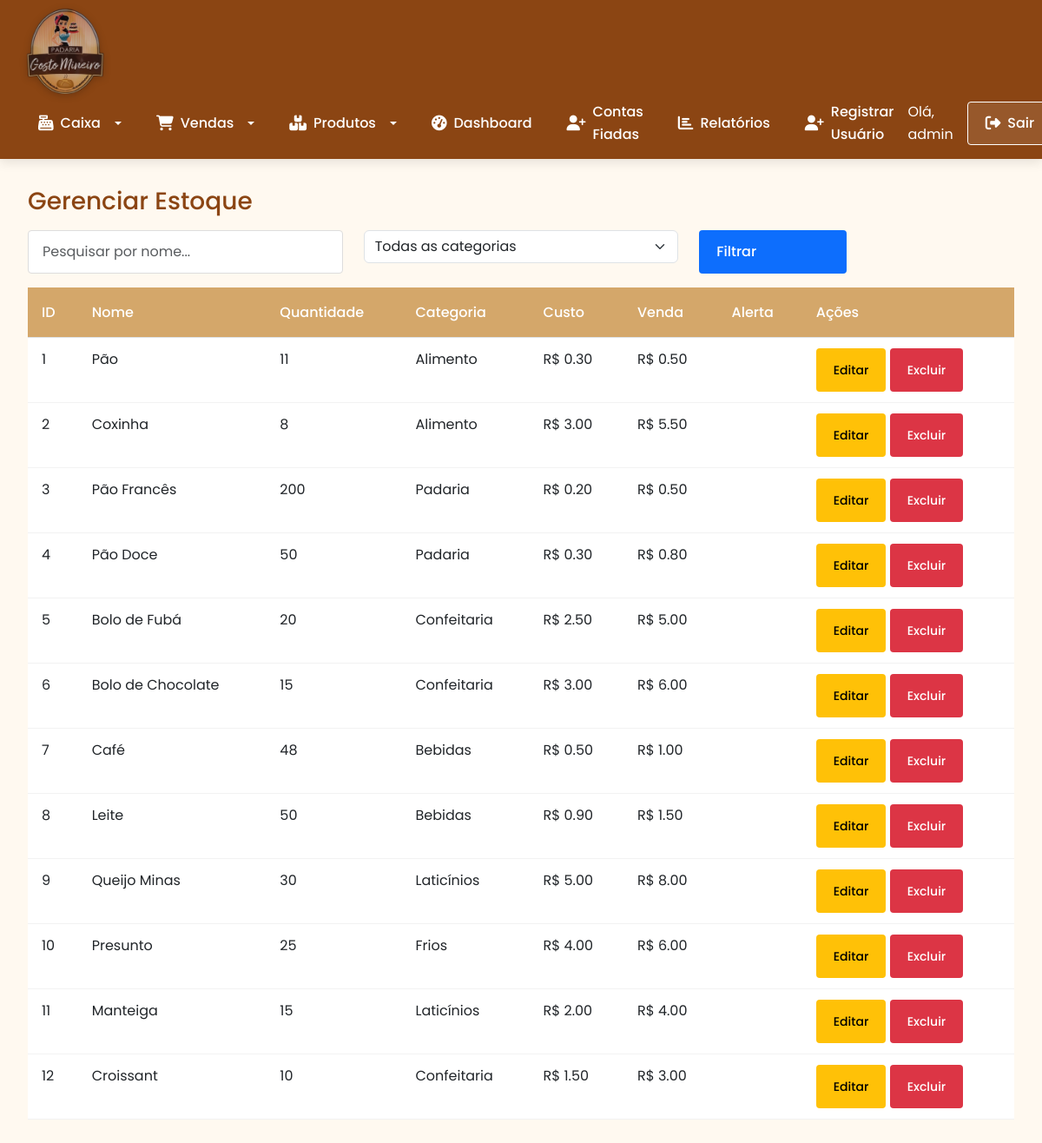
The page /estoque (signed in) on the database as committed earlier.
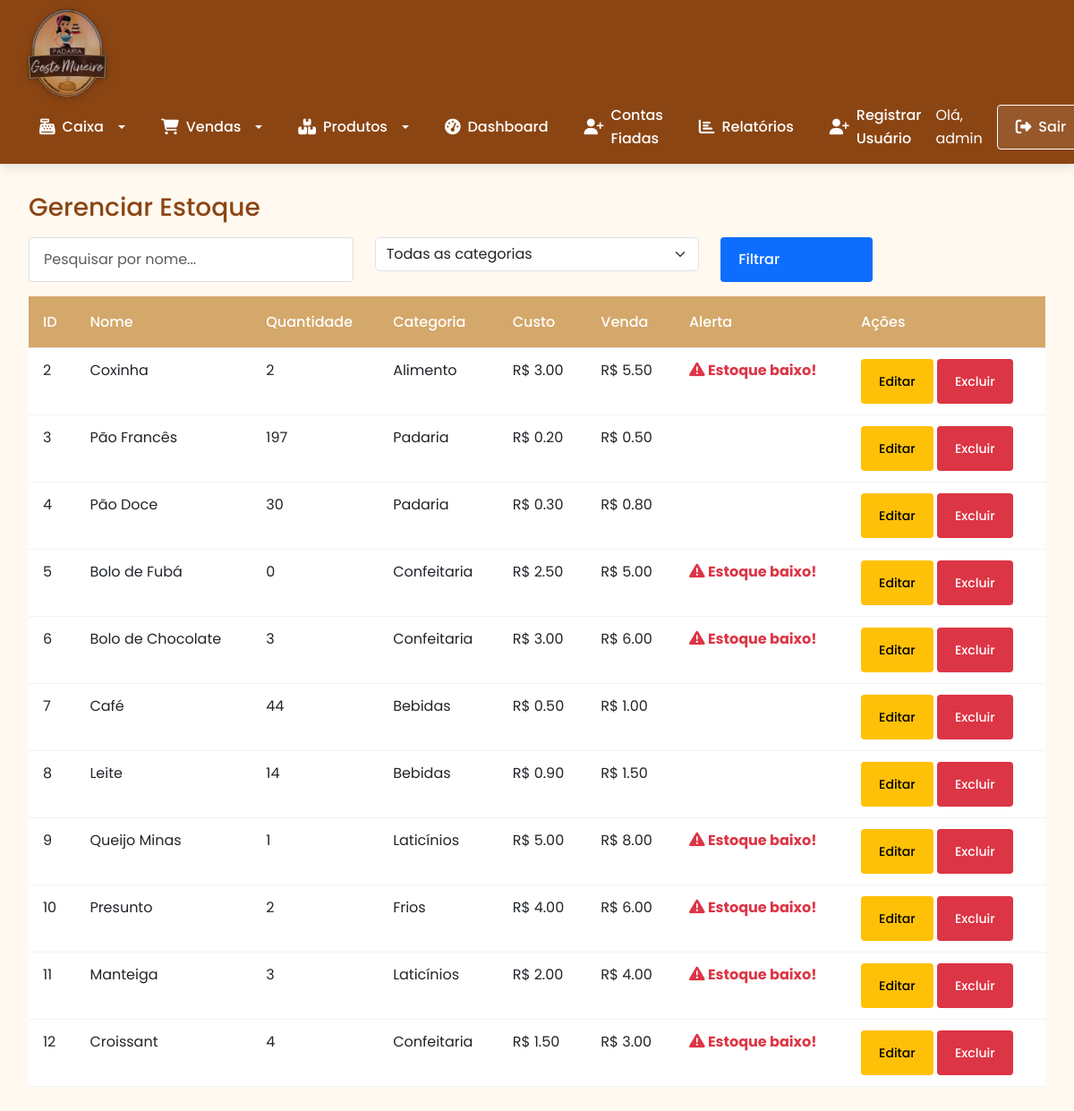
The same page on the database as committed later.
### tables this page shows
CREATE TABLE usuarios (
    id INTEGER PRIMARY KEY AUTOINCREMENT,
    nome TEXT NOT NULL,
    senha TEXT NOT NULL,
    tipo TEXT DEFAULT 'usuario' -- adm ou usuario
);

CREATE TABLE itens (
    id INTEGER PRIMARY KEY AUTOINCREMENT,
    nome TEXT NOT NULL,
    quantidade INTEGER NOT NULL,
    categoria TEXT NOT NULL,
    custo REAL NOT NULL,
    venda REAL NOT NULL
);

### app.py (the view)
@app.route('/estoque', methods=['GET'])
@login_required
def estoque():
    pesquisa = request.args.get('pesquisa', '')
    categoria = request.args.get('categoria', '')
    query = 'SELECT * FROM itens WHERE 1=1'
    params = []
    if pesquisa:
        query += ' AND nome LIKE ?'
        params.append(f'%{pesquisa}%')
    if categoria:
        query += ' AND categoria = ?'
        params.append(categoria)
    db = get_db()
    cur = db.execute(query, params)
    itens = cur.fetchall()
    categorias = db.execute('SELECT DISTINCT categoria FROM itens').fetchall()
    return render_template('estoque.html', itens=itens, categorias=categorias)

### app.py (called while the page is built)
@app.before_request
def make_session_permanent():
    session.permanent = True  # Ativa expiração da sessão

@login_manager.user_loader
def load_user(user_id):
    db = get_db()
    cur = db.execute('SELECT * FROM usuarios WHERE id = ?', (user_id,))
    user = cur.fetchone()
    if user:
        return User(user[0], user[1], user[3])
    return None

### database.py (called while the page is built)
def get_db():
    db = getattr(g, '_database', None)
    if db is None:
        db = g._databse = sqlite3.connect(DATABASE)
        db.row_factory = sqlite3.Row
    return db

def close_connection(exception):
    db = getattr(g, '_database', None)
    if db is not None:
        db.close()

### templates/estoque.html (shortened to what this page needs)
{% extends "base.html" %}
{% block content %}
<h3>Gerenciar Estoque</h3>
<form method="GET" class="mb-3">
    <div class="row">
        <div class="col-md-4">
            <input type="text" name="pesquisa" class="form-control" placeholder="Pesquisar por nome...">
        </div>
        <div class="col-md-4">
            <select name="categoria" class="form-select">
                <option value="">Todas as categorias</option>
            </select>
        </div>
        <div class="col-md-2">
            <button type="submit" class="btn btn-primary w-100">Filtrar</button>
        </div>
    </div>
</form>
<table class="table">
    <thead>
        <tr>
            <th>ID</th>
            <th>Nome</th>
            <th>Quantidade</th>
            <th>Categoria</th>
            <th>Custo</th>
            <th>Venda</th>
            <th class="alerta">Alerta</th>
            <th class="acoes">Ações</th>
        </tr>
    </thead>
    <tbody>
        {% for item in itens %}
            <tr>
                <td>{{ item[0] }}</td>
                <td>{{ item[1] }}</td>
                <td>{{ item[2] }}</td>
                <td>{{ item[3] }}</td>
                <td>R$ {{ "%.2f"|format(item[4]) }}</td>
                <td>R$ {{ "%.2f"|format(item[5]) }}</td>
                <td class="{% if item[2] < 5 %}text-danger fw-bold{% endif %}">
                    {% if item[2] < 5 %}
                        <i class="fas fa-exclamation-triangle"></i> Estoque baixo!
                    {% endif %}
                </td>
                <td>
                    <a href="{{ url_for('editar_item', item_id=item[0]) }}" class="btn btn-warning btn-sm">Editar</a>
                    <a href="{{ url_for('excluir_item', item_id=item[0]) }}" class="btn btn-danger btn-sm" onclick="return confirm('Tem certeza que deseja excluir?')">Excluir</a>
                </td>
            </tr>
        {% endfor %}
    </tbody>
</table>
{% endblock %}

### templates/base.html (shortened to what this page needs)
<!DOCTYPE html>
<html lang="pt-br">
<head>
    <link href="https://cdn.jsdelivr.net/npm/bootstrap@5.3.0/dist/css/bootstrap.min.css" rel="stylesheet">
    <link href="https://cdnjs.cloudflare.com/ajax/libs/font-awesome/6.4.0/css/all.min.css" rel="stylesheet">
    <link rel="stylesheet" href="{{ url_for('static', filename='style.css') }}">
</head>
<body>
<header>
    <nav class="navbar navbar-expand-lg">
        <div class="container-fluid">
            <div class="navbar-logo">
                <a href="{{ url_for('index') }}">
                    <img src="{{ url_for('static', filename='logo.png') }}" />
                </a>
            </div>
            <div class="collapse navbar-collapse" id="navbarContent">
                <ul class="navbar-nav me-auto mb-2 mb-lg-0">
                    {% if current_user.is_authenticated %}
                        <li class="nav-item dropdown">
                            <a class="nav-link dropdown-toggle" href="#" id="caixaDropdown" role="button" data-bs-toggle="dropdown">
                                <i class="fas fa-cash-register"></i> Caixa
                            </a>
                        </li>
                        <li class="nav-item dropdown">
                            <a class="nav-link dropdown-toggle" href="#" id="vendasDropdown" role="button" data-bs-toggle="dropdown">
                                <i class="fas fa-cart-shopping"></i> Vendas
                            </a>
                        </li>
                        <li class="nav-item dropdown">
                            <a class="nav-link dropdown-toggle" href="#" id="produtosDropdown" role="button" data-bs-toggle="dropdown">
                                <i class="fas fa-boxes"></i> Produtos
                            </a>
                        </li>
                        <li class="nav-item">
                            <a class="nav-link" href="{{ url_for('dashboard') }}"><i class="fas fa-tachometer-alt"></i> Dashboard</a>
                        </li>
                        <li class="nav-item">
                            <a class="nav-link" href="{{ url_for('listar_clientes') }}"><i class="fas fa-user-plus"></i> Contas Fiadas</a>
                        </li>
                        <li class="nav-item">
                            <a class="nav-link" href="{{ url_for('relatorios') }}"><i class="fas fa-chart-bar"></i> Relatórios</a>
                        </li>
                        {% if current_user.tipo == 'adm' %}
                            <li class="nav-item">
                                <a class="nav-link" href="{{ url_for('register') }}"><i class="fas fa-user-plus"></i> Registrar Usuário</a>
                            </li>
                        {% endif %}
                    {% else %}
                        <li class="nav-item">
                            <a class="nav-link" href="{{ url_for('login') }}"><i class="fas fa-sign-in-alt"></i> Login</a>
                        </li>
                    {% endif %}
                </ul>
                <div class="d-flex align-items-center">
                    {% if current_user.is_authenticated %}
                        <span class="text-white me-3">Olá, {{ current_user.nome }}</span>
                        <a href="{{ url_for('logout') }}" class="btn btn-outline-light"><i class="fas fa-sign-out-alt"></i> Sair</a>
                    {% endif %}
                </div>
            </div>
        </div>
    </nav>
</header>
<div class="container">
    {% block content %}{% endblock %}
</div>
</body>
</html>

### static/style.css (style rules this page uses)
:root { --primary: #D4A76A; --secondary: #8B4513; --accent: #E31837; --light: #FFF9F0; --dark: #2C241B; --success: #5CB85C; --info: #5BC0DE; --warning: #F0AD4E; --danger: #D9534F; }
* { margin: 0; padding: 0; box-sizing: border-box; font-family: 'Poppins', sans-serif; }
body { font-family: 'Poppins', sans-serif; background-color: var(--light); color: var(--dark); line-height: 1.6; min-height: 100vh; }
.navbar { background-color: var(--secondary); padding: 1rem 2rem; box-shadow: 0 4px 12px rgba(0, 0, 0, 0.1); display: flex; align-items: center; flex-wrap: wrap; justify-content: space-around; }
.navbar-nav { display: flex; align-items: center; gap: 1.5rem; }
.navbar-logo img { height: 80px; filter: drop-shadow(0 2px 4px rgba(0, 0, 0, 0.2)); transition: transform 0.3s ease; }
.nav-link { color: white; text-decoration: none; font-weight: 500; font-size: 1rem; padding: 0.5rem 1rem; border-radius: 4px; transition: all 0.3s ease; justify-content: space-around; gap: 0.5rem; }
.nav-link i { font-size: 1.1rem; }
.container { flex: 1; padding: 2rem; max-width: 1200px; margin: 0 auto; width: 100%; }
.btn { padding: 0.5rem 1.25rem; border-radius: 4px; font-weight: 500; height: 50px; transition: all 0.3s ease; border: none; cursor: pointer; display: inline-flex; align-items: center; gap: 0.5rem; }
.btn-outline-light { background-color: transparent; color: white; border: 1px solid white; }
.table { width: 100%; border-collapse: collapse; }
.table th { background-color: var(--primary); color: white; padding: 1rem; text-align: left; font-weight: 500; }
.table td { padding: 0.75rem 1rem; border-bottom: 1px solid rgba(0, 0, 0, 0.05); }
.form-control { width: 100%; padding: 0.75rem 1rem; border: 1px solid #ddd; border-radius: 4px; font-family: 'Poppins', sans-serif; transition: all 0.3s ease; }
h1, h2, h3, h4, h5, h6 { color: var(--secondary); margin-bottom: 1rem; }
a, button { transition: all 0.3s ease; }
.nav-item { animation: fadeIn 0.5s ease forwards; }
i.fas { font-size: 1.1em; }
.btn-outline-light { background-color: rgba(255, 255, 255, 0.1); transition: all 0.3s ease; }
.alerta { text-align: center; }
.navbar { background-color: var(--secondary); padding: 0.5rem 1rem; }
.navbar-expand-lg .navbar-nav .nav-link { padding: 0.5rem 1rem; color: white; display: flex; align-items: center; gap: 0.5rem; }
.navbar-nav { gap: 0.5rem; }
.navbar-logo img { height: 100px; margin-right: 1rem; }
.dropdown-toggle::after { margin-left: 0.5em; vertical-align: 0.15em; }

Rows that differ between the two databases and show on the page:
removed itens: id "1", nome "Pão", quantidade "11", categoria "Alimento", custo "0.30", venda "0.50"
changed itens "Coxinha": quantidade "8" → "2"; now shows "Estoque baixo!"
changed itens "Pão Francês": quantidade "200" → "197"
changed itens "Pão Doce": quantidade "50" → "30"
changed itens "Bolo de Fubá": quantidade "20" → "0"; now shows "Estoque baixo!"
changed itens "Bolo de Chocolate": quantidade "15" → "3"; now shows "Estoque baixo!"
changed itens "Café": quantidade "48" → "44"
changed itens "Leite": quantidade "50" → "14"
changed itens "Queijo Minas": quantidade "30" → "1"; now shows "Estoque baixo!"
changed itens "Presunto": quantidade "25" → "2"; now shows "Estoque baixo!"
changed itens "Manteiga": quantidade "15" → "3"; now shows "Estoque baixo!"
changed itens "Croissant": quantidade "10" → "4"; now shows "Estoque baixo!"
